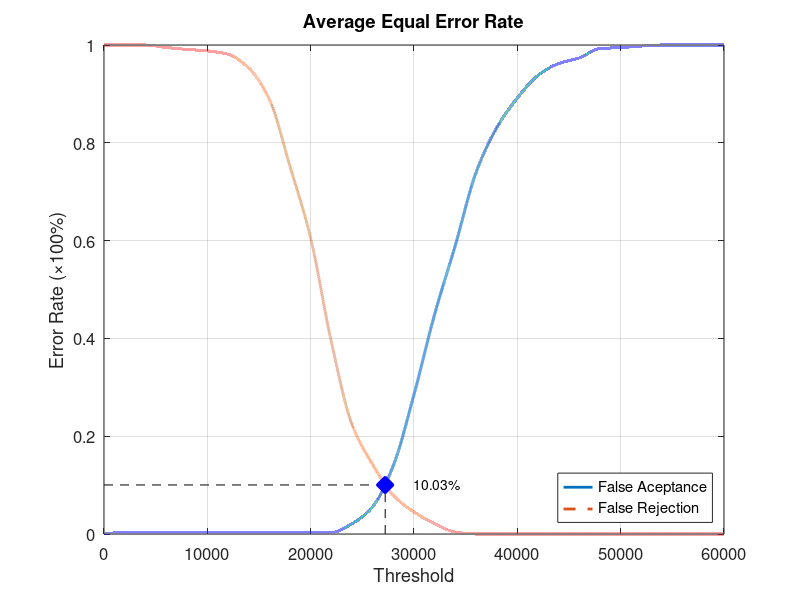
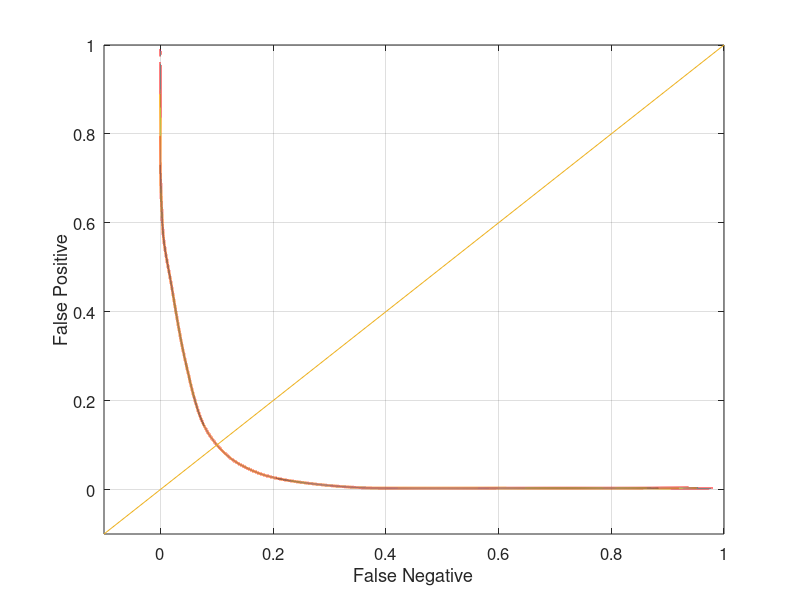

The MATLAB script that drew these images, in order:
function yEER = Database4Average
close all;
clear;
clc;
x = 0:2000:60000;
xq = 0:0.5:60000;

y0 = [0 0.0031579 0.0031579 0.0031579 0.0031579 0.0031579 0.0031579 0.0031579 0.0031579 0.0031579 0.0031579 0.0031579 0.0210526 0.0557895 0.14 0.285263 0.449474 0.590526 0.738947 0.830526 0.891579 0.937895 0.962105 0.973684 0.992632 0.994737 0.997895 1 1 1 1];
yy0 = interp1(x, y0, xq, 'pchip');
y1 = [1 1 1 0.995 0.991 0.988 0.981 0.953 0.889 0.752 0.605 0.393 0.224 0.142 0.079 0.045 0.021 0.004 0 0 0 0 0 0 0 0 0 0 0 0 0];
yy1 = interp1(x, y1, xq, 'pchip');

% Calculating EER: 
y2 = abs(y0 - y1);
find(y2 == min(y2))
yy2 = abs(yy0 - yy1);
xEER = find(yy2 == min(yy2));
xEERIndex = xq(xEER) % X-axis EER
yEER = yy0(xEER) % Y-axis EER

main = figure
plot(xq, yy0,'-','LineWidth', 2);	hold on
plot(xq, yy1,'--','LineWidth', 2);	hold on
plot([xEERIndex xEERIndex], [0 yEER], 'k--');	hold on
plot([0 xEERIndex], [yEER yEER], 'k--');	hold on
plot(xEERIndex, yEER, 'bx', 'LineWidth', 10);	hold on
text(xEERIndex + 10 * xEERIndex / 100, yEER, [num2str(round((10000 * yEER)) / 100) '%'])
legend('False Aceptance', 'False Rejection', 'Location', 'SouthEast')
xlabel('Threshold')
ylabel('Error Rate (\times100%)')
title('Average Equal Error Rate')
set(gca, 'FontSize', 12)
axis([0 60000 0 1])
grid on

print(main, 'Database4AverageMain', '-dpng');
FNRxFPR = figure('Color', [1 1 1]);
plot(yy1, yy0, '-', yy1, yy0, 'LineWidth', 2);
hold on
y = -0.1:0.1:1
plot(y, y); 
set(gca, 'FontSize', 12)
xlabel('False Negative')
ylabel('False Positive')
axis([-0.1 1 -0.1 1])
set(gca, 'FontSize', 12)
grid on

print(FNRxFPR, 'Database4AverageFNRxFPR','-dpng');
end
